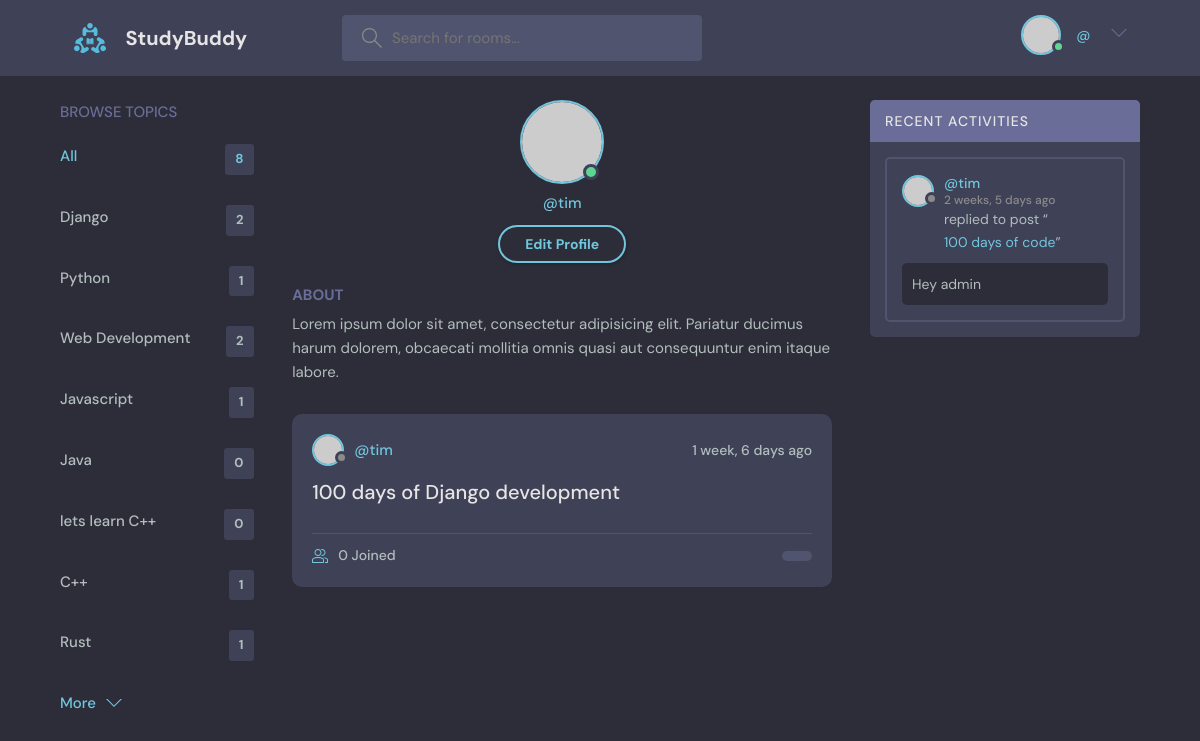
The page /profile/2 on the database its author committed.
### base/models.py (models this page shows, shortened)
class Topic(models.Model):
    name = models.CharField(max_length=200)

class Room(models.Model):
    host = models.ForeignKey(User, on_delete=models.SET_NULL, null=True)
    topic = models.ForeignKey(Topic, on_delete=models.SET_NULL, null=True)
    name = models.CharField(max_length=200)
    description = models.TextField(null=True, blank=True)
    participants = models.ManyToManyField(User, related_name='participants')
    updated = models.DateTimeField(auto_now=True)
    created = models.DateTimeField(auto_now_add=True)
    class Meta:
        ordering = ['-created', 'updated']
    def __str__(self):
        return self.name

class Message(models.Model):
    user = models.ForeignKey(User, on_delete=models.CASCADE)
    room = models.ForeignKey(Room, on_delete=models.CASCADE)
    body = models.TextField()
    updated = models.DateTimeField(auto_now=True)
    created = models.DateTimeField(auto_now_add=True)
    def __str__(self):
        return self.body[:50]
    class Meta:
        ordering = ['-created', 'updated']

### base/views.py (the view)
# urls.py: path('profile/<str:pk>',views.userProfile, name='user-profile'),
def userProfile(request,pk):
    user = User.objects.get(id=pk)
    rooms = user.room_set.all()
    topics = Topic.objects.all()
    room_messages = user.message_set.all()
    return render(request, 'base/profile.html',{'user':user, 'rooms':rooms,
                                                'topics':topics, 'room_messages':room_messages})

### base/templates/base/profile.html (shortened to what this page needs)
{% extends 'main.html' %}
{% block content %}
  <main class="profile-page layout layout--3">
    <div class="container">
      <div class="topics">
       {% include 'base/topics_component.html' %}
      </div>
      <div class="roomList">
        <div class="profile">
          <div class="profile__avatar">
            <div class="avatar avatar--large active">
              <img src="https://randomuser.me/api/portraits/men/11.jpg" />
            </div>
          </div>
          <div class="profile__info">
            <p>@{{user.username}}</p>
            <a href="edit-user.html" class="btn btn--main btn--pill">Edit Profile</a>
          </div>
          <div class="profile__about">
            <h3>About</h3>
            <p>
              Lorem ipsum dolor sit amet, consectetur adipisicing elit. Pariatur ducimus harum
              dolorem, obcaecati mollitia omnis quasi aut consequuntur enim itaque labore.
            </p>
          </div>
        </div>
        {% include 'base/feed_component.html' %}
      </div>
      {% include 'base/activity_component.html' %}
    </div>
  </main>
{% endblock %}

### base/templates/base/topics_component.html
        <div class="topics">
          <div class="topics__header">
            <h2>Browse Topics</h2>
          </div>
          <ul class="topics__list">
            <li>
              <a href="{% url 'home'%}" class="active">All<span>{{topics.count}} </span></a>
            </li>
            <li>
                {% for topic in topics%}
                <a href="{% url 'home' %}?q={{topic.name}}">{{topic.name}}<span>{{ topic.room_set.all.count }}</span></a>
                {% endfor %}
            </li>
          </ul>
          <a class="btn btn--link" href="topics.html">
            More
            <svg version="1.1" xmlns="http://www.w3.org/2000/svg" width="32" height="32" viewBox="0 0 32 32">
              <title>chevron-down</title>
              <path d="M16 21l-13-13h-3l16 16 16-16h-3l-13 13z"></path>
            </svg>
          </a>
        </div>

### base/templates/base/feed_component.html (shortened to what this page needs)
  {% for room in rooms %}
<div class="roomListRoom">
    <div class="roomListRoom__header">
      <a href="{% url 'user-profile' room.host.id %}" class="roomListRoom__author">
        <div class="avatar avatar--small">
          <img src="https://randomuser.me/api/portraits/women/11.jpg" />
        </div>
        <span>@{{room.host.username}}</span>
      </a>
      <div class="roomListRoom__actions">
        <span>{{room.created|timesince}} ago</span>
      </div>
    </div>
    <div class="roomListRoom__content">
      <a href="{% url 'room' room.id %}">{{room.name}}</a>
    </div>
    <div class="roomListRoom__meta">
      <a href="{% url 'room' room.id %}" class="roomListRoom__joined">
        {{room.participants.all.count}} Joined
      </a>
      <p class="roomListRoom__topic">{{ropm.topic.name}}</p>
    </div>
  </div>
  {% endfor%}

### base/templates/base/activity_component.html (shortened to what this page needs)
<div class="activities">
    <div class="activities__header">
      <h2>Recent Activities</h2>
    </div>
    {% for message in room_messages %}
    <div class="activities__box">
      <div class="activities__boxHeader roomListRoom__header">
        <a href="{% url 'user-profile' message.user.id %}" class="roomListRoom__author">
          <div class="avatar avatar--small">
            <img src="https://randomuser.me/api/portraits/women/11.jpg" />
          </div>
          <p>
            @{{message.user}}
            <span>{{message.created|timesince}} ago</span>
          </p>
        </a>
      </div>
      <div class="activities__boxContent">
        <p>replied to post “<a href="{% url 'room' message.room.id %}">{{message.room}}</a>”</p>
        <div class="activities__boxRoomContent">
            {{message}}
        </div>
      </div>
    </div>
    {% endfor %}
  </div>

### rows shown on the page
Topic: name "Django", room_set.all.count "2"
Topic: name "Python", room_set.all.count "1"
Topic: name "Web Development", room_set.all.count "2"
Topic: name "Javascript", room_set.all.count "1"
Topic: name "Java", room_set.all.count "0"
Topic: name "lets learn C++", room_set.all.count "0"
Topic: name "C++", room_set.all.count "1"
Topic: name "Rust", room_set.all.count "1"
Room: host.username "tim", created "1 week, 6 days", name "100 days of Django development", participants.all.count "0"
Message: user "tim", created "2 weeks, 5 days", room "100 days of code", body "Hey admin"

### other values the page prints
{{ topics.count }} "8"
{{ user.username }} "tim"
